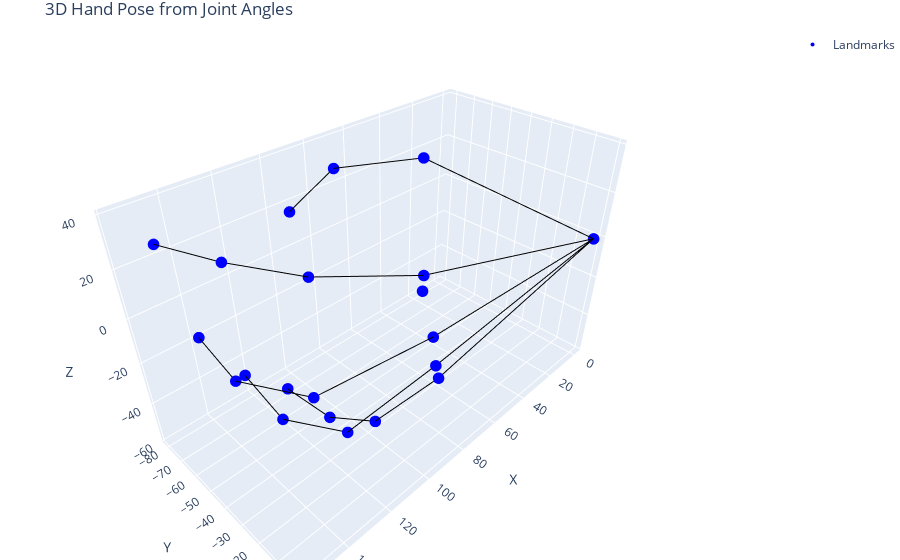

Notebook code for this chart:
### Code cell
import plotly.graph_objects as go
from emg2pose.kinematics import forward_kinematics, load_default_hand_model

# Assume joint_angles is provided above as a torch.Tensor of shape (20,)
# Convert it into a BCT tensor: Batch size = 1, Channels = 20, Time steps = 1
joint_angles_batch = joints.unsqueeze(0).unsqueeze(-1)  # shape: (1, 20, 1)

hm = load_default_hand_model()

# Compute landmarks using forward kinematics.
# Expected output shape: (1, 1, num_landmarks, 3) (typically num_landmarks=21)
landmarks_batch = forward_kinematics(joint_angles_batch, hm)

# Remove the batch and time dimensions to get (num_landmarks, 3)
landmarks = landmarks_batch.squeeze(0).squeeze(0)

# Convert to a NumPy array for Plotly plotting
landmarks_np = landmarks.detach().cpu().numpy()

fig = go.Figure()

# Plot landmarks as 3D markers
fig.add_trace(go.Scatter3d(
    x=landmarks_np[:, 0],
    y=landmarks_np[:, 1],
    z=landmarks_np[:, 2],
    mode='markers',
    marker=dict(size=4, color='blue'),
    name='Landmarks'
))

# -20

connections = [
    (5, 6), (6, 7), (7, 0), # Thumb
    (5, 8), (8, 9), (9, 10), (10, 1), # Index
    (5, 11), (11, 12), (12, 13), (13, 2), # Middle
    (5, 14), (14, 15), (15, 16), (16, 3), # Ring
    (5, 17), (17, 18), (18, 19), (19, 4), # Pinky
]

# Plot connections (lines) between the landmarks
for i, j in connections:
    fig.add_trace(go.Scatter3d(
        x=[landmarks_np[i, 0], landmarks_np[j, 0]],
        y=[landmarks_np[i, 1], landmarks_np[j, 1]],
        z=[landmarks_np[i, 2], landmarks_np[j, 2]],
        mode='lines',
        line=dict(color='black', width=2),
        showlegend=False
    ))

fig.update_layout(
    scene=dict(
        xaxis_title='X',
        yaxis_title='Y',
        zaxis_title='Z'
    ),
    title='3D Hand Pose from Joint Angles',
    margin=dict(l=0, r=0, b=0, t=30)
)

fig.show()

### Figure 1 — Plotly figure (JSON) as saved in the notebook; plotly's stock layout.template omitted (floating-point values rounded to 4 significant figures)
{"data": [{"marker": {"color": "blue", "size": 4}, "mode": "markers", "name": "Landmarks", "type": "scatter3d", "x": [91.34, 155.8, 145.6, 129.4, 112.0, 0, 53.53, 77.22, 96.0, 130.4, 146.6, 95.65, 136.0, 147.8, 88.69, 119.6, 130.0, 77.9, 98.92, 107.3, 81.68], "y": [-81.38, -57.91, -64.59, -67.24, -65.91, 0, -46.74, -70.47, -7.316, -19.88, -37.55, -2.543, -14.96, -39.81, -6.529, -19.5, -43.66, -13.69, -27.12, -45.02, -20.18], "z": [16.1, 38.56, -5.456, -34.87, -52.81, 0, 37.28, 33.06, 23.55, 33.24, 37.45, 1.726, -6.045, -7.824, -17.47, -37.47, -41.06, -35.05, -52.98, -57.7, 4.226]}, {"line": {"color": "black", "width": 2}, "mode": "lines", "showlegend": false, "type": "scatter3d", "x": [0, 53.53], "y": [0, -46.74], "z": [0, 37.28]}, {"line": {"color": "black", "width": 2}, "mode": "lines", "showlegend": false, "type": "scatter3d", "x": [53.53, 77.22], "y": [-46.74, -70.47], "z": [37.28, 33.06]}, {"line": {"color": "black", "width": 2}, "mode": "lines", "showlegend": false, "type": "scatter3d", "x": [77.22, 91.34], "y": [-70.47, -81.38], "z": [33.06, 16.1]}, {"line": {"color": "black", "width": 2}, "mode": "lines", "showlegend": false, "type": "scatter3d", "x": [0, 96.0], "y": [0, -7.316], "z": [0, 23.55]}, {"line": {"color": "black", "width": 2}, "mode": "lines", "showlegend": false, "type": "scatter3d", "x": [96.0, 130.4], "y": [-7.316, -19.88], "z": [23.55, 33.24]}, {"line": {"color": "black", "width": 2}, "mode": "lines", "showlegend": false, "type": "scatter3d", "x": [130.4, 146.6], "y": [-19.88, -37.55], "z": [33.24, 37.45]}, {"line": {"color": "black", "width": 2}, "mode": "lines", "showlegend": false, "type": "scatter3d", "x": [146.6, 155.8], "y": [-37.55, -57.91], "z": [37.45, 38.56]}, {"line": {"color": "black", "width": 2}, "mode": "lines", "showlegend": false, "type": "scatter3d", "x": [0, 95.65], "y": [0, -2.543], "z": [0, 1.726]}, {"line": {"color": "black", "width": 2}, "mode": "lines", "showlegend": false, "type": "scatter3d", "x": [95.65, 136.0], "y": [-2.543, -14.96], "z": [1.726, -6.045]}, {"line": {"color": "black", "width": 2}, "mode": "lines", "showlegend": false, "type": "scatter3d", "x": [136.0, 147.8], "y": [-14.96, -39.81], "z": [-6.045, -7.824]}, {"line": {"color": "black", "width": 2}, "mode": "lines", "showlegend": false, "type": "scatter3d", "x": [147.8, 145.6], "y": [-39.81, -64.59], "z": [-7.824, -5.456]}, {"line": {"color": "black", "width": 2}, "mode": "lines", "showlegend": false, "type": "scatter3d", "x": [0, 88.69], "y": [0, -6.529], "z": [0, -17.47]}, {"line": {"color": "black", "width": 2}, "mode": "lines", "showlegend": false, "type": "scatter3d", "x": [88.69, 119.6], "y": [-6.529, -19.5], "z": [-17.47, -37.47]}, {"line": {"color": "black", "width": 2}, "mode": "lines", "showlegend": false, "type": "scatter3d", "x": [119.6, 130.0], "y": [-19.5, -43.66], "z": [-37.47, -41.06]}, {"line": {"color": "black", "width": 2}, "mode": "lines", "showlegend": false, "type": "scatter3d", "x": [130.0, 129.4], "y": [-43.66, -67.24], "z": [-41.06, -34.87]}, {"line": {"color": "black", "width": 2}, "mode": "lines", "showlegend": false, "type": "scatter3d", "x": [0, 77.9], "y": [0, -13.69], "z": [0, -35.05]}, {"line": {"color": "black", "width": 2}, "mode": "lines", "showlegend": false, "type": "scatter3d", "x": [77.9, 98.92], "y": [-13.69, -27.12], "z": [-35.05, -52.98]}, {"line": {"color": "black", "width": 2}, "mode": "lines", "showlegend": false, "type": "scatter3d", "x": [98.92, 107.3], "y": [-27.12, -45.02], "z": [-52.98, -57.7]}, {"line": {"color": "black", "width": 2}, "mode": "lines", "showlegend": false, "type": "scatter3d", "x": [107.3, 112.0], "y": [-45.02, -65.91], "z": [-57.7, -52.81]}], "layout": {"margin": {"b": 0, "l": 0, "r": 0, "t": 30}, "scene": {"xaxis": {"title": {"text": "X"}}, "yaxis": {"title": {"text": "Y"}}, "zaxis": {"title": {"text": "Z"}}}, "title": {"text": "3D Hand Pose from Joint Angles"}}}
